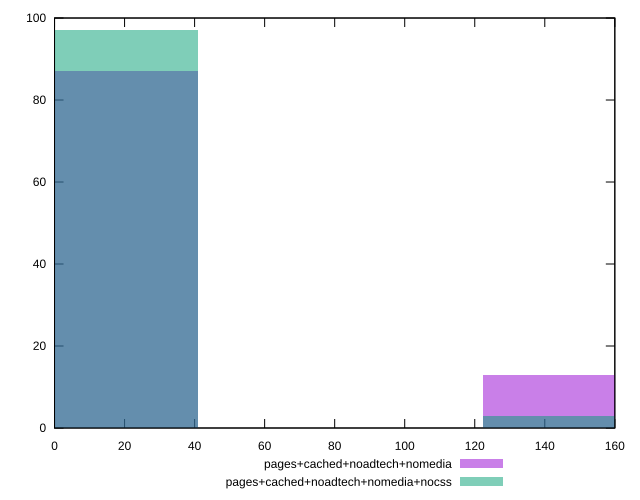

Generate this figure with gnuplot:
reset

$pagesCachedNoadtechNomedia <<EOF
163.31542306330354 13
0 87
EOF

$pagesCachedNoadtechNomediaNocss <<EOF
0 97
163.31542306330354 3
EOF

set key outside below
set boxwidth 81.65771153165177
set xrange [0:160]
set yrange [0:100]
set trange [0:100]
set style fill transparent solid 0.5 noborder
set terminal svg size 640, 500 enhanced background rgb 'white'
set output "report_00018_2021-02-10T15-25-16.877Z/uses-http2/comparison/histogram/3_vs_4.svg"

plot $pagesCachedNoadtechNomedia title "pages+cached+noadtech+nomedia" with boxes, \
     $pagesCachedNoadtechNomediaNocss title "pages+cached+noadtech+nomedia+nocss" with boxes

reset
